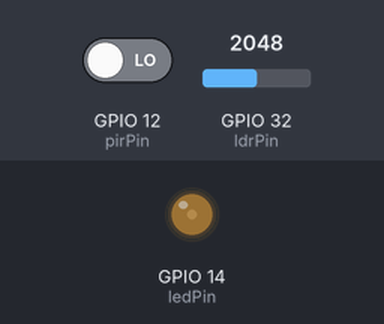
A sketch run on a simulated ESP32. Shown: output pins drawn as LEDs (lit = HIGH). Inputs (shaded band) come from the test bench; at power-on: GPIO 32 (ldrPin) = 2048, GPIO 12 (pirPin) LOW. WiFi joins after 1.5 s; servers stay silent unless stated; the local clock reads 2024-03-15 10:24:30 at power-on unless the sketch sets it; what the sketch prints to the serial monitor is not drawn.

Above: at 2.7 s.
2.8 s: GPIO 32 (ldrPin) set to 2866
At 4.2 s:
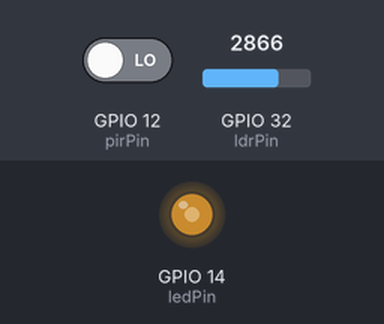
4.5 s: GPIO 32 (ldrPin) set to 3603
At 5.3 s:
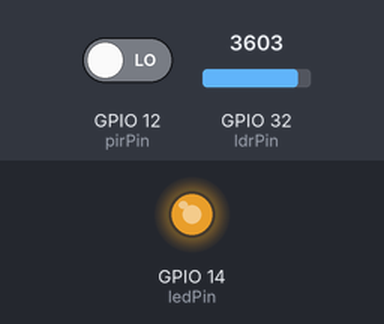
6.0 s: GPIO 32 (ldrPin) set to 2047
At 6.5 s:
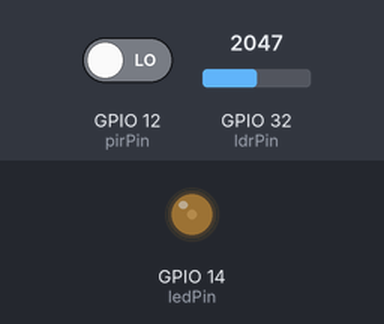
Timing chart, 0 to 9.0 s (numbered marks = the images above; inputs shaded):
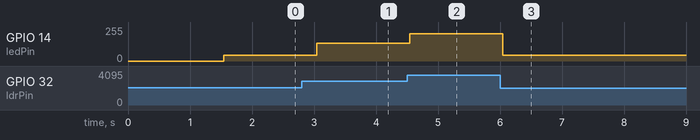

Measured:
- after the input at 2.8 s, GPIO 14 (ledPin): 45/255 → 134/255 after 0.24 s
- after the input at 4.5 s, GPIO 14 (ledPin): 134/255 → 206/255 at once
- after the input at 6.0 s, GPIO 14 (ledPin): 206/255 → 45/255 after 0.05 s

The sketch:

Smart_streetlight_Project.ino
```cpp
#include <WiFi.h>
#include "time.h"

// Configuration
const char* ssid     = "Debabrata1";
const char* password = "Password@123";

#define pirPin 12
#define ledPin 14
#define ldrPin 32

// PWM settings
const int freq = 5000;
const int ledChannel = 0;
const int resolution = 8;

// NTP Settings
const char* ntpServer = "pool.ntp.org";
const long  gmtOffset_sec = 19800; // For India (GMT+5:30)
const int   daylightOffset_sec = 0;

// Variables
int ldrValue = 0;
int brightness = 0;

// Timer Variables for 30-minute logging
unsigned long lastLogTime = 0;
const unsigned long logInterval = 1800000; // 30 minutes in milliseconds

void setup() {
  Serial.begin(9600);

  // Connect to Wi-Fi
  Serial.print("Connecting to ");
  Serial.println(ssid);
  WiFi.begin(ssid, password);
  while (WiFi.status() != WL_CONNECTED) {
    delay(500);
    Serial.print(".");
  }
  Serial.println("\nWiFi Connected!");

  // Init and get the time
  configTime(gmtOffset_sec, daylightOffset_sec, ntpServer);
  printLocalTime();

  // Pin Setups
  pinMode(pirPin, INPUT);
  pinMode(ldrPin, INPUT);
  ledcAttachChannel(ledPin, freq, resolution, ledChannel);

  Serial.println("System Online. Status will print every 30 minutes.");
}

void loop() {
  unsigned long currentMillis = millis();
  ldrValue = analogRead(ldrPin);
  int pirValue = digitalRead(pirPin); // Read the PIR sensor

  // BASE LOGIC: Ambient Light Level (LDR)
  if (ldrValue < 2000) {
    brightness = 0;
  }
  else if(ldrValue < 3000) {
    brightness = map(ldrValue, 2000, 3000, 40, 150);
  }
  else {
    brightness = map(ldrValue, 3000, 4095, 150, 255);
  }

  // TIME-BASED OVERRIDE LOGIC (10:30 PM to 5:30 AM)
  struct tm timeinfo;
  if (getLocalTime(&timeinfo)) {
    int hour = timeinfo.tm_hour; // 0-23
    int min = timeinfo.tm_min;   // 0-59

    // Check if the current time falls inside the late-night window
    bool isLateNight = ((hour == 22 && min >= 30) || (hour >= 23) || (hour <= 4) || (hour == 5 && min <= 30));

    //  60% power-saving mode
    if (isLateNight && ldrValue >= 2000) {
      brightness = 153; // Force to 60% brightness (153 out of 255)

      // PIR SENSOR BOOST
      if (pirValue == HIGH) {
        brightness = 255; // Boost to 100% if motion is detected
      }
    }
  }

  // Apply the final calculated brightness to the LED
  ledcWrite(ledPin, brightness);

  // INTERVAL LOGGING: Check if 30 minutes have passed
  if (currentMillis - lastLogTime >= logInterval) {
    lastLogTime = currentMillis; // Reset timer

    Serial.println("\n--- [30 MIN STATUS] ---");
    printLocalTime();
    Serial.print("LDR Value: ");
    Serial.println(ldrValue);
    Serial.print("PIR Status: ");
    Serial.println(pirValue == HIGH ? "MOTION DETECTED" : "CLEAR");
    Serial.print("Current Brightness: ");
    Serial.println(brightness);
    Serial.println("-----------------------\n");
  }

  delay(500); // Small stability delay
}

// Function to print current time from NTP
void printLocalTime() {
  struct tm timeinfo;
  if(!getLocalTime(&timeinfo)){
    Serial.println("Failed to obtain time");
    return;
  }
  Serial.println(&timeinfo, "%A, %B %d %Y %H:%M:%S");
}
```
